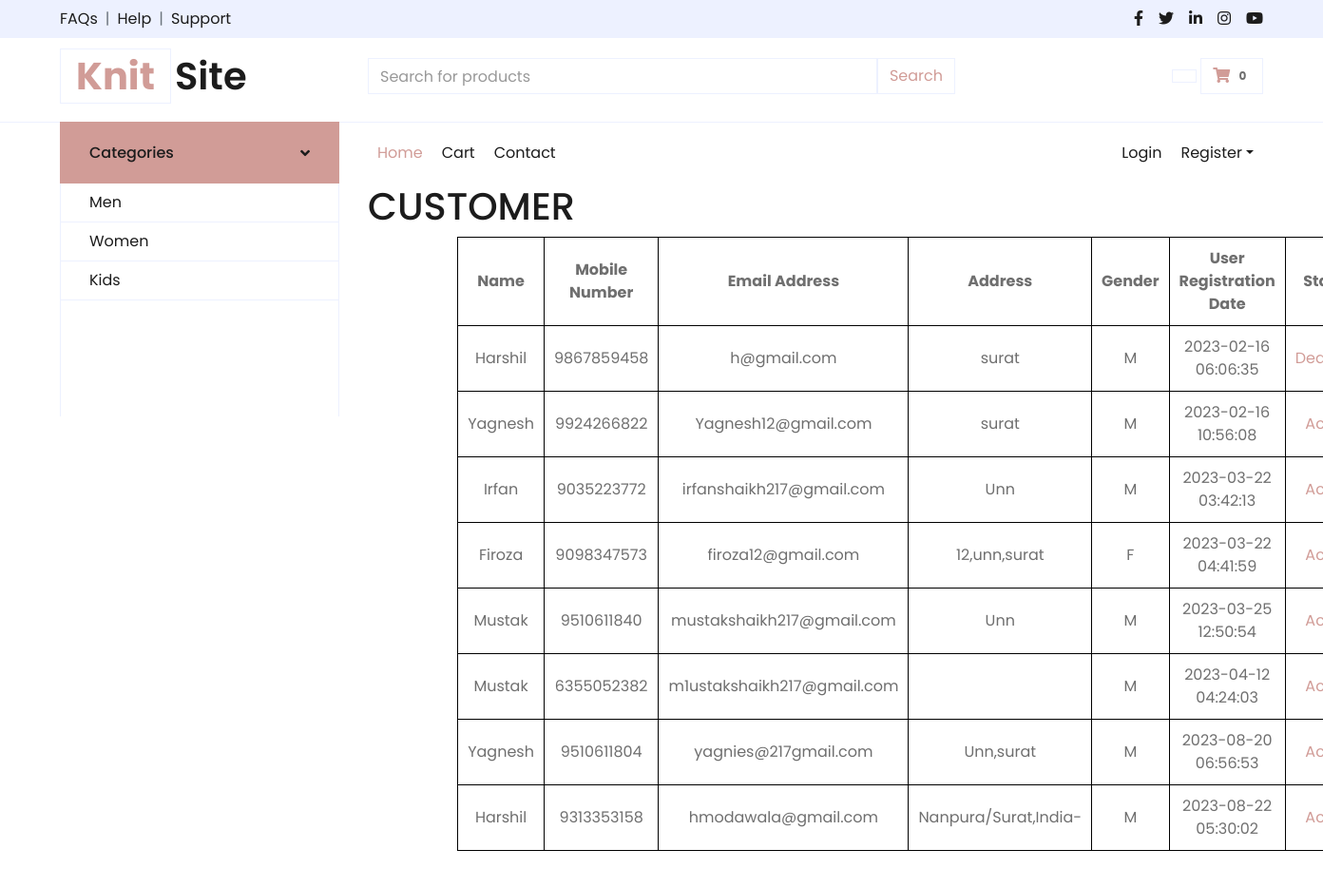
/dashboard.php (upper part), run on an earlier commit of the app's database.
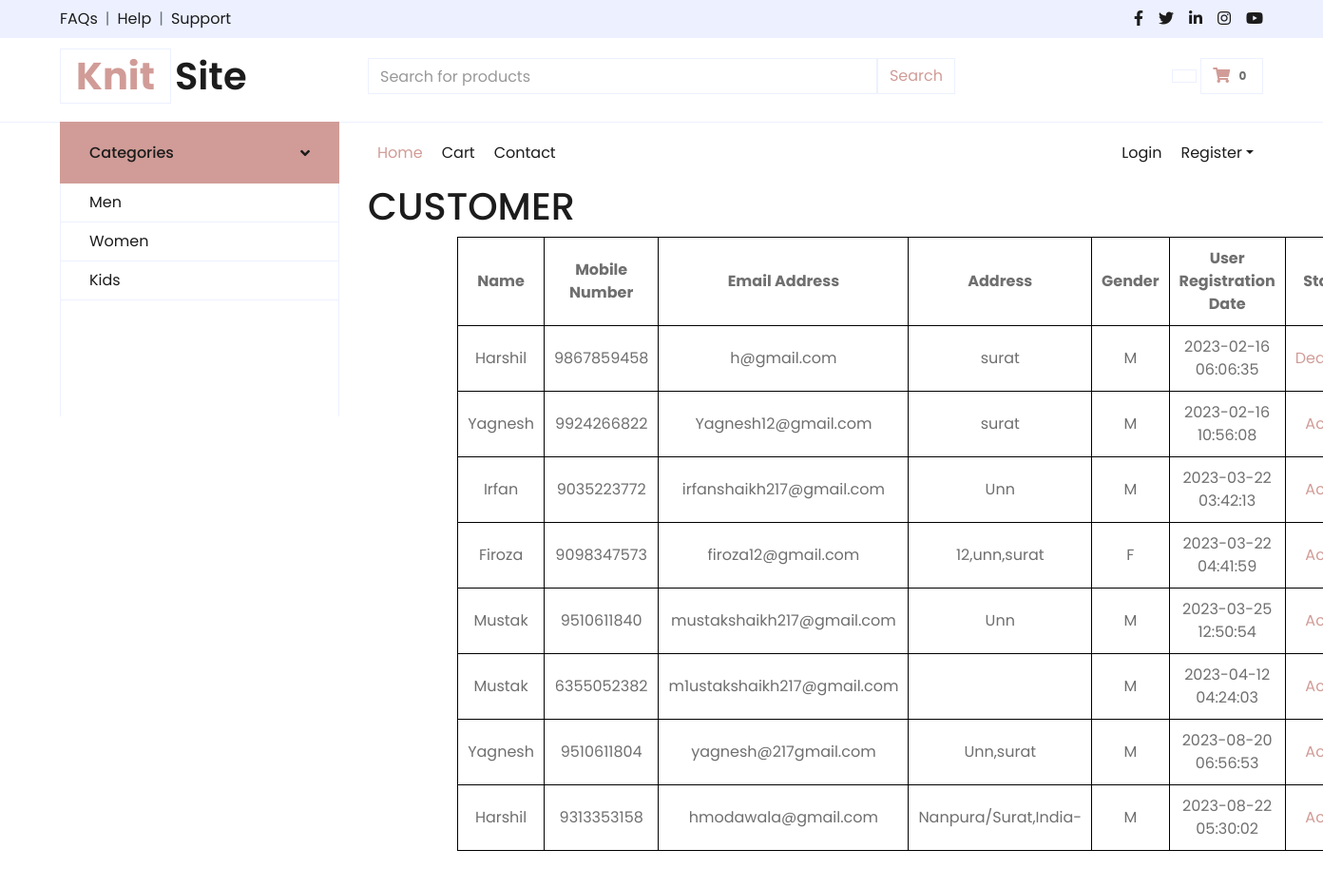
And on a later commit of the database.
### tables this page shows
CREATE TABLE `customerregistration` (
  `UserId` int(11) NOT NULL,
  `UserFirstName` varchar(30) NOT NULL,
  `UserMiddleName` varchar(30) NOT NULL,
  `UserLastName` varchar(30) NOT NULL,
  `MobileNumber` char(10) NOT NULL,
  `EmailAddress` varchar(30) NOT NULL,
  `UserName` varchar(30) NOT NULL,
  `Password` char(32) NOT NULL,
  `Address` varchar(50) NOT NULL,
  `Pincode` int(6) NOT NULL,
  `Gender` varchar(1) NOT NULL,
  `CreationDate` datetime NOT NULL,
  `status` varchar(1) NOT NULL DEFAULT '1'
);

### dashboard.php (the view, shortened to what this page needs)
<!DOCTYPE html>
<html lang="en">
<head>
    <link href="https://cdnjs.cloudflare.com/ajax/libs/font-awesome/5.10.0/css/all.min.css" rel="stylesheet">
    <link href="lib/owlcarousel/assets/owl.carousel.min.css" rel="stylesheet">
    <link href="css/style.css" rel="stylesheet">
</head>
<body>
   <?php include_once 'header.php'; ?>
    <div class="container-fluid mb-5">
        <div class="row border-top px-xl-5">
            <div class="col-lg-3 d-none d-lg-block">
                <a class="btn shadow-none d-flex align-items-center justify-content-between bg-primary text-white w-100" data-toggle="collapse" href="#navbar-vertical" style="height: 65px; margin-top: -1px; padding: 0 30px;">
                    <h6 class="m-0">Categories</h6>
                    <i class="fa fa-angle-down text-dark"></i>
                </a>
                <nav class="collapse show navbar navbar-vertical navbar-light align-items-start p-0 border border-top-0 border-bottom-0" id="navbar-vertical">
                    <div class="navbar-nav w-100 overflow-hidden" style="height: 245px">
                        <a href="" class="nav-item nav-link">Men</a>
                        <a href="" class="nav-item nav-link">Women</a>
                        <a href="" class="nav-item nav-link">Kids</a>
                    </div>
                </nav>
            </div>
            <div class="col-lg-9">
                <nav class="navbar navbar-expand-lg bg-light navbar-light py-3 py-lg-0 px-0">
                    <div class="collapse navbar-collapse justify-content-between" id="navbarCollapse">
                        <div class="navbar-nav mr-auto py-0">
                            <a href="HomePage.php" class="nav-item nav-link active">Home</a>
                            <a  href="cart.php"class="nav-item nav-link" style="display: <?php if (isset($_SESSION["LoginUserName"])) { echo "none";} else { echo "block";}?>">Cart</a>
                            <a class="nav-item nav-link">Contact</a>
                        </div>
                        <div class="navbar-nav ml-auto py-0">
                            <a href="login1/login.php" class="nav-item nav-link" style="display: <?php if (isset($_SESSION["LoginUserName"])) { echo "none";} else { echo "block";}?>">Login</a>
                            <div class="nav-item dropdown" style="display: <?php if (isset($_SESSION["LoginUserName"])) { echo "none";} else { echo "block";}?>">
                                <a href="#" class="nav-link dropdown-toggle" data-toggle="dropdown">Register</a>
                            </div>
                        </div>
                    </div>
                </nav>
                <div id="header-carousel" class="carousel slide" data-ride="carousel">
                  <?php
$conn = new mysqli("localhost","root","","knitsite");
$sql = "SELECT UserId,UserFirstName,UserMiddleName,UserLastName,MobileNumber,EmailAddress,UserName,Address,Pincode,Gender,CreationDate,status FROM customerregistration";
$result = $conn->query($sql);
if ($result->num_rows > 0) {
    $row = $result->fetch_all(MYSQLI_ASSOC);
}
?>
<html>
    <h1>CUSTOMER</h1>
    <table>
        <thead>
            <tr>
                <th>Name</th>
                <th>Mobile Number</th>
                <th>Email Address</th>
                <th>Address</th>
                <th>Gender</th>
                <th>User Registration Date</th>
                <th>Status</th>
            </tr>
        </thead>
        <tbody>
            <?php
               if(!empty($row))
               foreach($row as $rows)
              {
            ?>
            <tr>
                <td><?php echo $rows['UserFirstName']; ?></td>
                <td><?php echo $rows['MobileNumber']; ?></td>
                <td><?php echo $rows['EmailAddress']; ?></td>
                <td><?php echo $rows['Address']; ?></td>
                <td><?php echo $rows['Gender']; ?></td>
                <td><?php echo $rows['CreationDate']; ?></td>
                <td><a href="active.php?cid=<?php echo $rows['UserId']; ?>&status=<?php echo $rows['status']; ?>"><?php if($rows['status']==1)echo"Active"; else echo"Deactive"?></a></td>
            </tr>
            <?php } ?>
        </tbody>
    </table>
    <br><br>
</html>
<html>
</html>
                </div>
            </div>
        </div>
    </div>
</body>
</html>

What changed in the data, as far as the page shows it:
changed customerregistration "Unn,surat": EmailAddress "yagnies@217gmail.com" → "yagnesh@217gmail.com"
